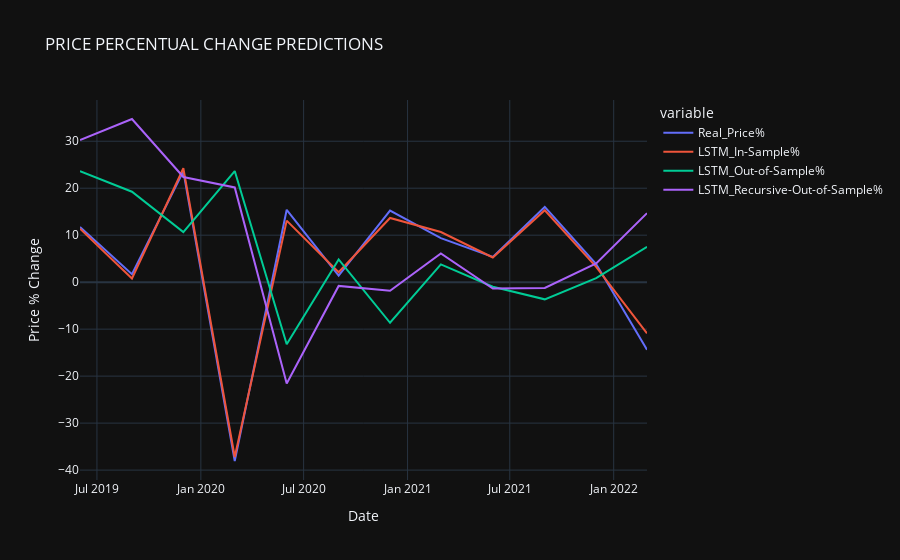

Source (notebook cell):
### Markdown cell above
### 4.5 PLOT OF LSTMs PREDICTIONS

### Code cell
# PLOT OF ALL THE PREDICTIONS OBTAINED BY THE LSTM MODELS (BASED ONLY ON ALL THE INDEPENDENT VARIABLES)
predictions = predictions.astype(float)
fig = px.line(predictions, y=["Real_Price%", "LSTM_In-Sample%", "LSTM_Out-of-Sample%", "LSTM_Recursive-Out-of-Sample%"], title = 'PRICE PERCENTUAL CHANGE PREDICTIONS',
              labels={'value':'Price % Change'})
fig.show()

### Figure 1 — Plotly figure (JSON) as saved in the notebook; plotly's stock layout.template omitted (floating-point values rounded to 4 significant figures)
{"data": [{"hovertemplate": "variable=Real_Price%<br>Date=%{x}<br>Price % Change=%{y}<extra></extra>", "legendgroup": "Real_Price%", "line": {"color": "#636efa", "dash": "solid"}, "marker": {"symbol": "circle"}, "mode": "lines", "name": "Real_Price%", "orientation": "v", "showlegend": true, "type": "scatter", "x": ["2019-06", "2019-09", "2019-12", "2020-03", "2020-06", "2020-09", "2020-12", "2021-03", "2021-06", "2021-09", "2021-12", "2022-03"], "xaxis": "x", "y": [11.75, 1.713, 23.58, -38.06, 15.4, 1.381, 15.24, 9.37, 5.377, 16.02, 3.872, -14.38], "yaxis": "y"}, {"hovertemplate": "variable=LSTM_In-Sample%<br>Date=%{x}<br>Price % Change=%{y}<extra></extra>", "legendgroup": "LSTM_In-Sample%", "line": {"color": "#EF553B", "dash": "solid"}, "marker": {"symbol": "circle"}, "mode": "lines", "name": "LSTM_In-Sample%", "orientation": "v", "showlegend": true, "type": "scatter", "x": ["2019-06", "2019-09", "2019-12", "2020-03", "2020-06", "2020-09", "2020-12", "2021-03", "2021-06", "2021-09", "2021-12", "2022-03"], "xaxis": "x", "y": [11.39, 0.774, 24.24, -37.2, 13.11, 2.099, 13.66, 10.68, 5.25, 15.31, 3.279, -10.88], "yaxis": "y"}, {"hovertemplate": "variable=LSTM_Out-of-Sample%<br>Date=%{x}<br>Price % Change=%{y}<extra></extra>", "legendgroup": "LSTM_Out-of-Sample%", "line": {"color": "#00cc96", "dash": "solid"}, "marker": {"symbol": "circle"}, "mode": "lines", "name": "LSTM_Out-of-Sample%", "orientation": "v", "showlegend": true, "type": "scatter", "x": ["2019-06", "2019-09", "2019-12", "2020-03", "2020-06", "2020-09", "2020-12", "2021-03", "2021-06", "2021-09", "2021-12", "2022-03"], "xaxis": "x", "y": [23.64, 19.25, 10.67, 23.66, -13.22, 4.827, -8.643, 3.772, -0.982, -3.652, 0.866, 7.539], "yaxis": "y"}, {"hovertemplate": "variable=LSTM_Recursive-Out-of-Sample%<br>Date=%{x}<br>Price % Change=%{y}<extra></extra>", "legendgroup": "LSTM_Recursive-Out-of-Sample%", "line": {"color": "#ab63fa", "dash": "solid"}, "marker": {"symbol": "circle"}, "mode": "lines", "name": "LSTM_Recursive-Out-of-Sample%", "orientation": "v", "showlegend": true, "type": "scatter", "x": ["2019-06", "2019-09", "2019-12", "2020-03", "2020-06", "2020-09", "2020-12", "2021-03", "2021-06", "2021-09", "2021-12", "2022-03"], "xaxis": "x", "y": [30.26, 34.73, 22.39, 20.16, -21.58, -0.796, -1.823, 6.125, -1.363, -1.237, 3.989, 14.68], "yaxis": "y"}], "layout": {"legend": {"title": {"text": "variable"}, "tracegroupgap": 0}, "title": {"text": "PRICE PERCENTUAL CHANGE PREDICTIONS"}, "xaxis": {"anchor": "y", "domain": [0, 1], "title": {"text": "Date"}}, "yaxis": {"anchor": "x", "domain": [0, 1], "title": {"text": "Price % Change"}}}}
